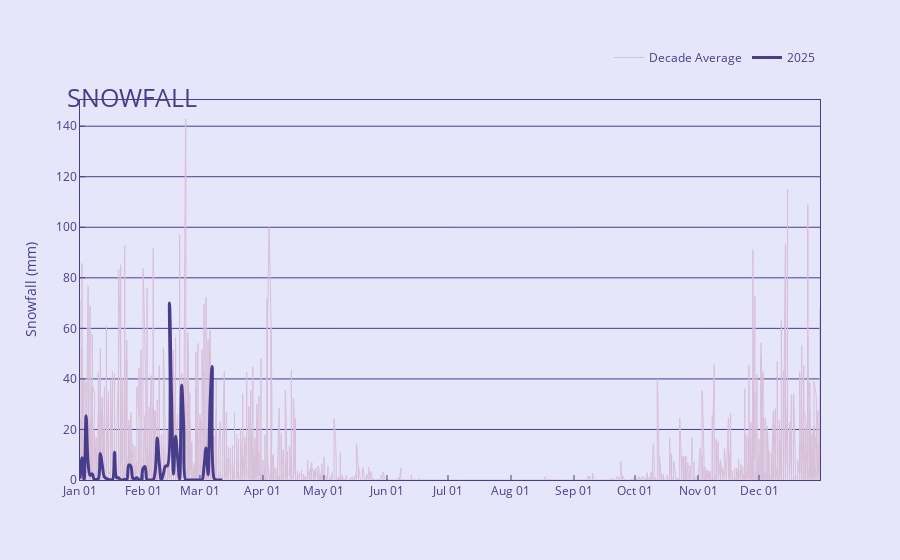

Notebook cell for this chart:
### Markdown cell above
### SNOW

### Code cell
#SNOW - SNOWFALL

hue = 'darkslateblue' #line color of graph
canvas = 'lavender' #background color
reference = 'thistle' #color of reference line

df_SNOW_go = df_SNOW_go.sort_values(by="axisdate")
df_25_SNOW_go = df_25_SNOW_go.sort_values(by="axisdate")

fig_SNOW = go.Figure ()
fig_SNOW.add_trace(go.Scatter(x = df_SNOW_go["axisdate"],
                        y = df_SNOW_go["Daily Average"],
                        mode = "lines",
                        name = "Decade Average",
                        connectgaps = True,
                        hoverinfo = 'none',
                        line = dict(color = reference,
                                    shape = 'spline',
                                    width = 1)))
fig_SNOW.add_trace(go.Scatter(x = df_25_SNOW_go["axisdate"],
                         y = df_25_SNOW_go["Daily Average"],
                         mode = "lines",
                         name = "2025",
                         connectgaps = True,
                         line = dict(color = hue,
                                     shape = 'spline',
                                     width = 3)))
fig_SNOW.update_layout(plot_bgcolor = canvas,
                  paper_bgcolor = canvas,
                  showlegend = True,
                  legend_font_color = hue,
                  legend_orientation = 'h',
                  legend_yanchor = 'top',
                  legend_y = 1.15,
                  legend_xanchor = 'right',
                  legend_x = 1,
                  title = dict(text = "SNOWFALL",
                               font_color = hue,
                               xanchor = 'left',
                               x = 0.074,
                               font_size = 25,
                               yanchor = 'top',
                               y = 0.84)
                               )
    
fig_SNOW.update_xaxes(color = hue,
                gridcolor = hue,
                linecolor = hue,
                mirror = True,
                showgrid = False,
                ticks = "inside",
                ticklen = 5,
                tickformat= "%b %d",
                nticks = 12,
                range = ['2025-01-01', '2025-12-31'],
                title = dict(text = ""),
                )
fig_SNOW.update_yaxes(color = hue,
                 gridcolor = hue,
                 linecolor = hue,
                 mirror = True,
                 showgrid = True,
                 ticks = 'inside',
                 ticklen = 5,
                 zeroline = False,
                 rangemode = 'tozero',
                 title = dict(text = "Snowfall (mm)")
                 )

fig_SNOW.show()

### Figure 1 — Plotly figure (JSON) as saved in the notebook; plotly's stock layout.template omitted (floating-point values rounded to 4 significant figures; data arrays with more than 128 entries replaced by an {"elided": "..."} marker saying what was removed)
{"data": [{"connectgaps": true, "hoverinfo": "none", "line": {"color": "thistle", "shape": "spline", "width": 1}, "mode": "lines", "name": "Decade Average", "type": "scatter", "x": {"elided": "1766 str values"}, "y": {"elided": "1766 float values"}}, {"connectgaps": true, "line": {"color": "darkslateblue", "shape": "spline", "width": 3}, "mode": "lines", "name": "2025", "type": "scatter", "x": ["2025-01-01T00:00:00.000000000", "2025-01-02T00:00:00.000000000", "2025-01-03T00:00:00.000000000", "2025-01-04T00:00:00.000000000", "2025-01-05T00:00:00.000000000", "2025-01-06T00:00:00.000000000", "2025-01-07T00:00:00.000000000", "2025-01-08T00:00:00.000000000", "2025-01-09T00:00:00.000000000", "2025-01-10T00:00:00.000000000", "2025-01-11T00:00:00.000000000", "2025-01-12T00:00:00.000000000", "2025-01-13T00:00:00.000000000", "2025-01-14T00:00:00.000000000", "2025-01-15T00:00:00.000000000", "2025-01-16T00:00:00.000000000", "2025-01-17T00:00:00.000000000", "2025-01-18T00:00:00.000000000", "2025-01-19T00:00:00.000000000", "2025-01-20T00:00:00.000000000", "2025-01-21T00:00:00.000000000", "2025-01-22T00:00:00.000000000", "2025-01-23T00:00:00.000000000", "2025-01-24T00:00:00.000000000", "2025-01-25T00:00:00.000000000", "2025-01-26T00:00:00.000000000", "2025-01-27T00:00:00.000000000", "2025-01-28T00:00:00.000000000", "2025-01-29T00:00:00.000000000", "2025-01-30T00:00:00.000000000", "2025-01-31T00:00:00.000000000", "2025-02-01T00:00:00.000000000", "2025-02-02T00:00:00.000000000", "2025-02-03T00:00:00.000000000", "2025-02-04T00:00:00.000000000", "2025-02-05T00:00:00.000000000", "2025-02-06T00:00:00.000000000", "2025-02-07T00:00:00.000000000", "2025-02-08T00:00:00.000000000", "2025-02-09T00:00:00.000000000", "2025-02-10T00:00:00.000000000", "2025-02-11T00:00:00.000000000", "2025-02-12T00:00:00.000000000", "2025-02-13T00:00:00.000000000", "2025-02-14T00:00:00.000000000", "2025-02-15T00:00:00.000000000", "2025-02-16T00:00:00.000000000", "2025-02-17T00:00:00.000000000", "2025-02-18T00:00:00.000000000", "2025-02-19T00:00:00.000000000", "2025-02-20T00:00:00.000000000", "2025-02-21T00:00:00.000000000", "2025-02-22T00:00:00.000000000", "2025-02-23T00:00:00.000000000", "2025-02-24T00:00:00.000000000", "2025-02-25T00:00:00.000000000", "2025-02-26T00:00:00.000000000", "2025-02-27T00:00:00.000000000", "2025-02-28T00:00:00.000000000", "2025-03-01T00:00:00.000000000", "2025-03-02T00:00:00.000000000", "2025-03-03T00:00:00.000000000", "2025-03-04T00:00:00.000000000", "2025-03-05T00:00:00.000000000", "2025-03-06T00:00:00.000000000", "2025-03-07T00:00:00.000000000", "2025-03-08T00:00:00.000000000", "2025-03-09T00:00:00.000000000", "2025-03-10T00:00:00.000000000", "2025-03-11T00:00:00.000000000", "2025-03-12T00:00:00.000000000"], "y": [0.5193, 8.848, 0.01807, 25.45, 6.522, 1.805, 2.435, 0.2772, 0.1934, 0.4511, 10.46, 5.6, 1.182, 0.5989, 0.1923, 0.0, 0.1278, 10.96, 0.9294, 0.8371, 0.07143, 0.0, 0.2865, 0.0, 5.943, 5.535, 0.6441, 0.478, 0.9096, 0.01685, 0.0, 4.554, 5.299, 0.0, 0.0, 0.0, 0.1042, 3.355, 16.58, 6.588, 0.0, 2.4, 5.53, 5.611, 70.05, 33.38, 2.33, 17.34, 9.08, 0.2844, 37.5, 21.64, 0.0, 0.0, 0.0, 0.0, 0.0, 0.0, 0.0, 0.0, 0.0, 5.381, 12.66, 2.119, 30.65, 44.96, 0.5368, 0.0, 0.0, 0.0, 0.0]}], "layout": {"legend": {"font": {"color": "darkslateblue"}, "orientation": "h", "x": 1, "xanchor": "right", "y": 1.15, "yanchor": "top"}, "paper_bgcolor": "lavender", "plot_bgcolor": "lavender", "showlegend": true, "title": {"font": {"color": "darkslateblue", "size": 25}, "text": "SNOWFALL", "x": 0.074, "xanchor": "left", "y": 0.84, "yanchor": "top"}, "xaxis": {"color": "darkslateblue", "gridcolor": "darkslateblue", "linecolor": "darkslateblue", "mirror": true, "nticks": 12, "range": ["2025-01-01", "2025-12-31"], "showgrid": false, "tickformat": "%b %d", "ticklen": 5, "ticks": "inside", "title": {"text": ""}}, "yaxis": {"color": "darkslateblue", "gridcolor": "darkslateblue", "linecolor": "darkslateblue", "mirror": true, "rangemode": "tozero", "showgrid": true, "ticklen": 5, "ticks": "inside", "title": {"text": "Snowfall (mm)"}, "zeroline": false}}}
